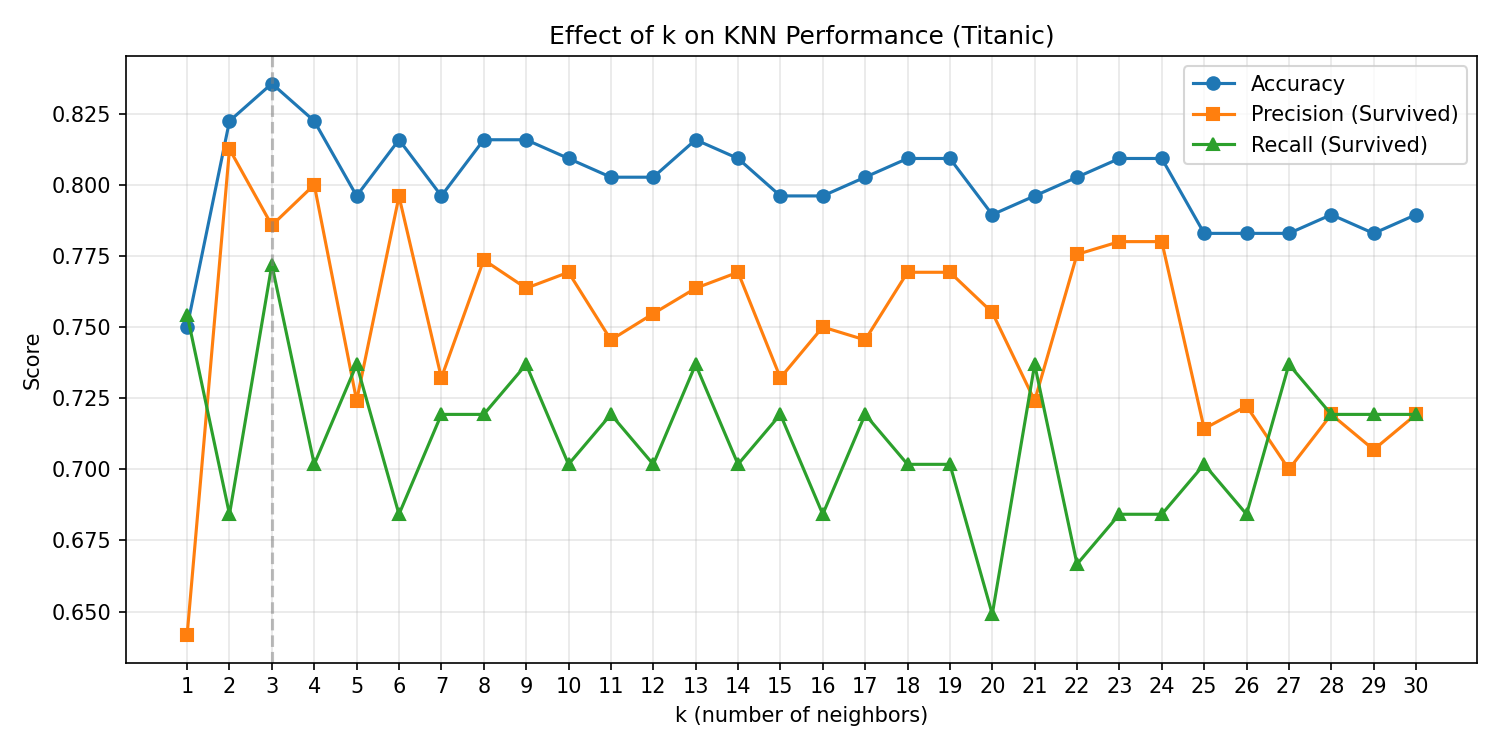

The Python source for this figure:
import pandas as pd
import numpy as np
from sklearn.neighbors import KNeighborsClassifier
from sklearn.model_selection import train_test_split
from sklearn.metrics import accuracy_score, precision_score, recall_score
from sklearn.preprocessing import StandardScaler
import matplotlib.pyplot as plt

df = pd.read_csv("train.csv")

features = ["Pclass", "Sex", "Age", "SibSp", "Parch", "Fare", "Embarked"]
X = df[features].copy()
y = df["Survived"]

X["Sex"] = X["Sex"].map({"male": 0, "female": 1})
X["Embarked"] = X["Embarked"].map({"S": 0, "C": 1, "Q": 2})
X = X.fillna(X.median(numeric_only=True))

scaler = StandardScaler()
X_scaled = scaler.fit_transform(X)
X_train, X_val, y_train, y_val = train_test_split(X_scaled, y, test_size=0.2, random_state=42)

k_values = list(range(1, 31))
accs, prec0, prec1, rec0, rec1 = [], [], [], [], []

for k in k_values:
    knn = KNeighborsClassifier(n_neighbors=k)
    knn.fit(X_train, y_train)
    y_pred = knn.predict(X_val)
    accs.append(accuracy_score(y_val, y_pred))
    prec0.append(precision_score(y_val, y_pred, pos_label=0))
    prec1.append(precision_score(y_val, y_pred, pos_label=1))
    rec0.append(recall_score(y_val, y_pred, pos_label=0))
    rec1.append(recall_score(y_val, y_pred, pos_label=1))

results = pd.DataFrame({
    "k": k_values,
    "Accuracy": accs,
    "Precision_Died": prec0,
    "Precision_Survived": prec1,
    "Recall_Died": rec0,
    "Recall_Survived": rec1,
})

print("Metrics for each k (1-30):")
print(results.to_string(index=False))

best_idx = np.argmax(accs)
print(f"\nBest k = {k_values[best_idx]} with Accuracy = {accs[best_idx]:.4f}")

plt.figure(figsize=(10, 5))
plt.plot(k_values, accs, marker="o", label="Accuracy")
plt.plot(k_values, prec1, marker="s", label="Precision (Survived)")
plt.plot(k_values, rec1, marker="^", label="Recall (Survived)")
plt.axvline(x=k_values[best_idx], color="gray", linestyle="--", alpha=0.5)
plt.xticks(range(1, 31))
plt.xlabel("k (number of neighbors)")
plt.ylabel("Score")
plt.title("Effect of k on KNN Performance (Titanic)")
plt.legend()
plt.grid(alpha=0.3)
plt.tight_layout()
plt.savefig("knn_k_analysis.png", dpi=150)
print("\nPlot saved to knn_k_analysis.png")
